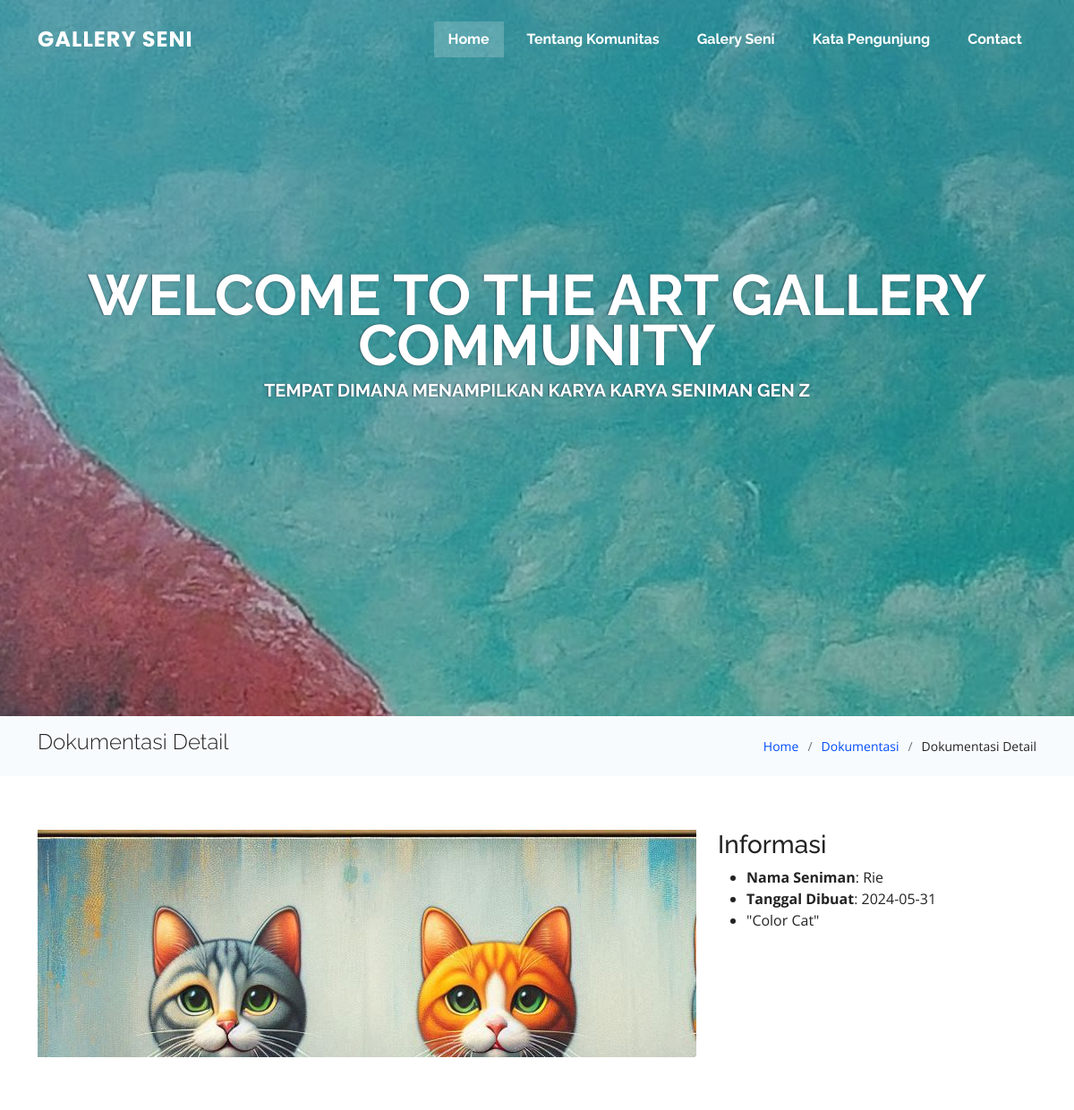
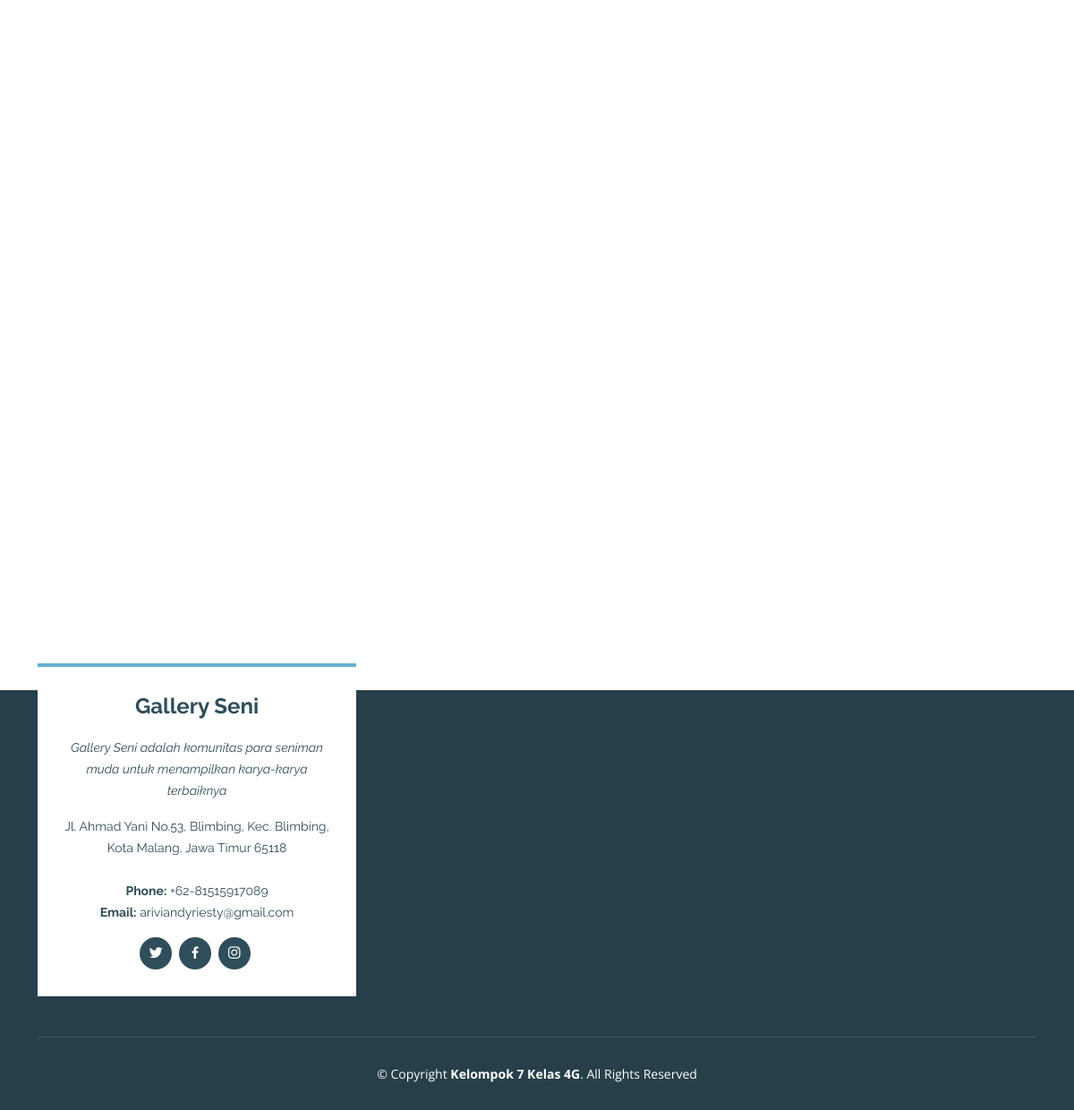
Page /landingpage/dokumentasi/12 on the committed database (2 pictures, top to bottom).
### tables this page shows
CREATE TABLE `tb_settings` (
  `id` int(11) NOT NULL,
  `judul_halaman` varchar(255) DEFAULT NULL,
  `text_sambutan` varchar(255) DEFAULT NULL,
  `desc_sambutan` text DEFAULT NULL,
  `sampul_website` varchar(255) DEFAULT NULL,
  `desc_web` varchar(255) DEFAULT NULL,
  `alamat` text DEFAULT NULL,
  `phone` char(20) DEFAULT NULL,
  `email` varchar(100) DEFAULT NULL,
  `twitter` varchar(255) DEFAULT NULL,
  `facebook` varchar(255) DEFAULT NULL,
  `instagram` varchar(255) DEFAULT NULL
);

CREATE TABLE `tb_dokumentasi` (
  `id_dokumentasi` int(11) NOT NULL,
  `thumbnail` varchar(255) NOT NULL,
  `nama_seniman` varchar(255) NOT NULL,
  `tanggal` date NOT NULL,
  `deskripsi` varchar(255) NOT NULL,
  `views` int(11) NOT NULL
);

### application/views/page/layout.php (called while the page is built)
<?php
require_once 'templates/head.php';
require_once 'templates/content.php';
require_once 'templates/footer.php';
?>

### application/controllers/Landingpage.php (called while the page is built, shortened)
<?php
class Landingpage extends CI_Controller
{
    public function dokumentasi($id)
    {
        $settings = $this->db->get('tb_settings')->row_array();
        $dokumentasi = $this->db->get_where('tb_dokumentasi', ['id_dokumentasi' => $id])->row_array();
        $data = array(
            'title' => 'Gallery Seni',
            'isi' => 'page/dokumentasi/detail',
            'settings' => $settings,
            'dokumentasi' => $dokumentasi,
        );
        $this->load->view('page/layout', $data, FALSE);
    }
}

### index.php (called while the page is built, shortened)
<?php
require_once BASEPATH.'core/CodeIgniter.php';

### application/views/page/templates/content.php (called while the page is built)
<?php
if($isi){
    $this->load->view($isi);
}

### application/views/page/dokumentasi/detail.php (the view, shortened to what this page needs)
<main id="main">
    <section class="breadcrumbs">
        <div class="container">
            <div class="d-flex justify-content-between align-items-center">
                <h2>Dokumentasi Detail</h2>
                <ol>
                    <li><a href="<?= base_url('') ?>">Home</a></li>
                    <li><a href="<?= base_url('landingpage/alldokumentasi/') ?>">Dokumentasi</a></li>
                    <li>Dokumentasi Detail</li>
                </ol>
            </div>
        </div>
    </section>
    <section id="portfolio" class="portfolio">
        <div class="container">
            <div class="row gy-4">
                <div class="col-lg-8">
                    <div class="portfolio-details-slider swiper">
                        <div class="swiper-wrapper align-items-center">
                            <div class="swiper-slide">
                                <img src="<?= base_url('vendor/dokumentasi/') . $dokumentasi['thumbnail']; ?>" alt="">
                            </div>
                        </div>
                    </div>
                </div>
                <div class="col-lg-4">
                    <div class="portfolio-info">
                        <h3>Informasi</h3>
                        <ul>
                            <li><strong>Nama Seniman</strong>: <?= $dokumentasi['nama_seniman'] ?></li>
                            <li><strong>Tanggal Dibuat</strong>: <?= $dokumentasi['tanggal']; ?></li>
                            <li>
                                <p>
                                    "<?php echo $dokumentasi['deskripsi'] ?>"
                                </p>
                            </li>
                        </ul>
                    </div>
                </div>
            </div>
        </div>
    </section>
</main>

### application/views/page/templates/head.php (shortened to what this page needs)
<!DOCTYPE html>
<html lang="en">
<head>
    <link href="<?= base_url('vendor/landingpage/') ?>assets/vendor/aos/aos.css" rel="stylesheet">
    <link href="<?= base_url('vendor/landingpage/') ?>assets/vendor/bootstrap/css/bootstrap.min.css" rel="stylesheet">
    <link href="<?= base_url('vendor/landingpage/') ?>assets/vendor/bootstrap-icons/bootstrap-icons.css" rel="stylesheet">
    <link href="<?= base_url('vendor/landingpage/') ?>assets/vendor/boxicons/css/boxicons.min.css" rel="stylesheet">
    <link href="<?= base_url('vendor/landingpage/') ?>assets/vendor/glightbox/css/glightbox.min.css" rel="stylesheet">
    <link href="<?= base_url('vendor/landingpage/') ?>assets/vendor/swiper/swiper-bundle.min.css" rel="stylesheet">
    <link href="<?= base_url('vendor/landingpage/') ?>assets/css/style.css" rel="stylesheet">
</head>
<body>
    <header id="header" class="fixed-top header-transparent">
        <div class="container d-flex align-items-center justify-content-between">
            <div class="logo">
                <h1 class="text-light"><a href="<?= base_url(''); ?>"><span><?= $settings['judul_halaman'] ?></span></a></h1>
            </div>
            <nav id="navbar" class="navbar">
                <ul>
                    <li><a class="nav-link scrollto active" href="#hero">Home</a></li>
                    <li><a class="nav-link scrollto" href="#tentang">Tentang Komunitas</a></li>
                    <li><a class="nav-link scrollto" href="#dokumentasi">Galery Seni</a></li>
                    <li><a class="nav-link scrollto" href="#katapengunjung">Kata Pengunjung</a></li>
                    <li><a class="nav-link scrollto" href="#contact">Contact</a></li>
                </ul>
            </nav>
        </div>
    </header>
    <section id="hero">
        <div class="hero-container" data-aos="fade-up">
            <h1><?= $settings['text_sambutan']; ?></h1>
            <h2><?= $settings['desc_sambutan'] ?></h2>
        </div>
    </section>

### application/views/page/templates/footer.php (shortened to what this page needs)
<footer id="footer">
    <div class="footer-top">
        <div class="container">
            <div class="row">
                <div class="col-lg-4 col-md-6">
                    <div class="footer-info">
                        <h3><?= $settings['judul_halaman'] ?></h3>
                        <p class="pb-3"><em><?= $settings['desc_web'] ?></em></p>
                        <p>
                            <?= $settings['alamat'] ?><br><br>
                            <strong>Phone:</strong> <?= $settings['phone'] ?><br>
                            <strong>Email:</strong> <?= $settings['email'] ?><br>
                        </p>
                        <div class="social-links mt-3">
                            <a href="<?= $settings['twitter'] ?>" class="twitter"><i class="bx bxl-twitter"></i></a>
                            <a href="<?= $settings['facebook'] ?>" class="facebook"><i class="bx bxl-facebook"></i></a>
                            <a href="<?= $settings['instagram'] ?>" class="instagram"><i class="bx bxl-instagram"></i></a>
                        </div>
                    </div>
                </div>
            </div>
        </div>
    </div>
    <div class="container">
        <div class="copyright">
            &copy; Copyright <strong><span>Kelompok 7 Kelas 4G</span></strong>. All Rights Reserved
        </div>
    </div>
</footer>
</body>
</html>

### rows in the picture
tb_settings: judul_halaman "GALLERY SENI", text_sambutan "WELCOME TO THE ART GALLERY COMMUNITY", desc_sambutan "TEMPAT DIMANA MENAMPILKAN KARYA KARYA SENIMAN GEN Z", judul_halaman "Gallery Seni", desc_web "Gallery Seni adalah komunitas para seniman muda untuk menampilkan karya-karya terbaiknya", alamat "Jl. Ahmad Yani No.53, Blimbing, Kec. Blimbing, Kota Malang, Jawa Timur 65118", phone "+62-81515917089", email "ariviandyriesty@gmail.com"
tb_dokumentasi: thumbnail (picture), nama_seniman "Rie", tanggal "2024-05-31", deskripsi "Color Cat"
